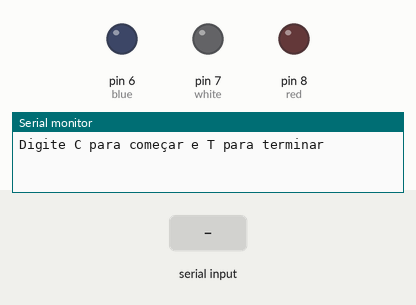
Recording of a sketch running on a simulated Arduino Uno, built with avr-gcc and run on an emulated ATmega328P. On the bench: output pins drawn as LEDs (lit = HIGH), the last lines printed to the serial monitor. Dashed ring = blinking. Inputs (shaded band) come from the test bench.

Above: at 1.2 s.
1.3 s: "C\n" received over Serial
At 1.4 s:
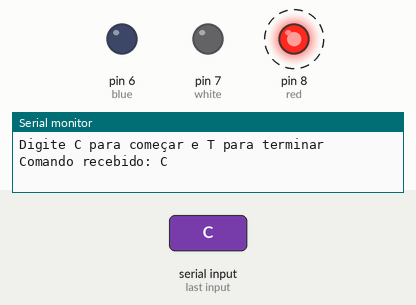
At 1.8 s:
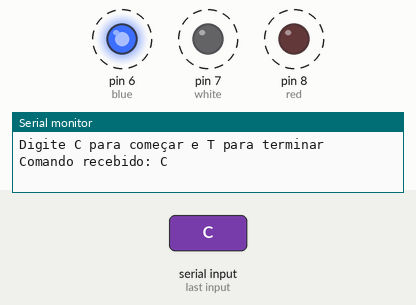
7.3 s: "T\n" received over Serial
At 7.9 s:
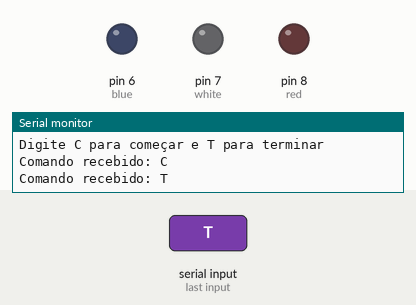
Timing chart, 0 to 10.3 s (numbered marks = the images above; inputs shaded):
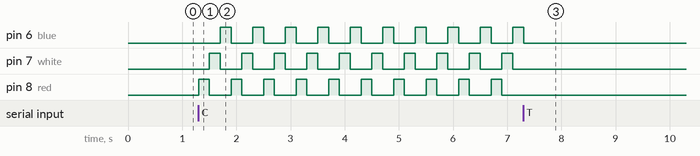

The sketch:

policia.ino
```cpp
class Policia {
  int *r, *w, *b;
  bool ativo;

public:
  Policia(int *red, int *white, int *blue) {
    r = red;
    w = white;
    b = blue;
    ativo = false;
  }

  void start() {
    ativo = true;
  }

  void stop() {
    ativo = false;
    digitalWrite(*r, LOW);
    digitalWrite(*w, LOW);
    digitalWrite(*b, LOW);
  }

  void executar() {
    if (ativo) {
      digitalWrite(*r, HIGH);
      delay(200);
      digitalWrite(*r, LOW);

      digitalWrite(*w, HIGH);
      delay(200);
      digitalWrite(*w, LOW);

      digitalWrite(*b, HIGH);
      delay(200);
      digitalWrite(*b, LOW);
    }
  }
};

int red = 8;
int white = 7;
int blue = 6;

Policia pol(&red, &white, &blue);

void setup() {
  pinMode(red, OUTPUT);
  pinMode(white, OUTPUT);
  pinMode(blue, OUTPUT);

  Serial.begin(9600);
  Serial.println("Digite C para começar e T para terminar");
}

void loop() {
  pol.executar();

  if (Serial.available()) {
    String comando = Serial.readStringUntil('\n');
    comando.trim(); // remove espaços e quebras de linha

    Serial.println("Comando recebido: " + comando);

    if (comando == "C" || comando == "c") {
      pol.start();
    }
    else if (comando == "T" || comando == "t") {
      pol.stop();
    }
    else
      Serial.print("Comando não identificado");
  }
}
```

Measured:
- after the input at 1.3 s, pin 6 (blue): alternates HIGH for 0.20 s and LOW for 0.40 s, starting after 0.40 s; pin 7 (white): alternates HIGH for 0.20 s and LOW for 0.40 s, starting after 0.20 s; pin 8 (red): alternates HIGH for 0.20 s and LOW for 0.40 s, starting at once
- after the input at 7.3 s, pin 6 (blue): goes on until 7.3 s, then stays LOW; pin 7 (white), pin 8 (red): stops changing and stays LOW
